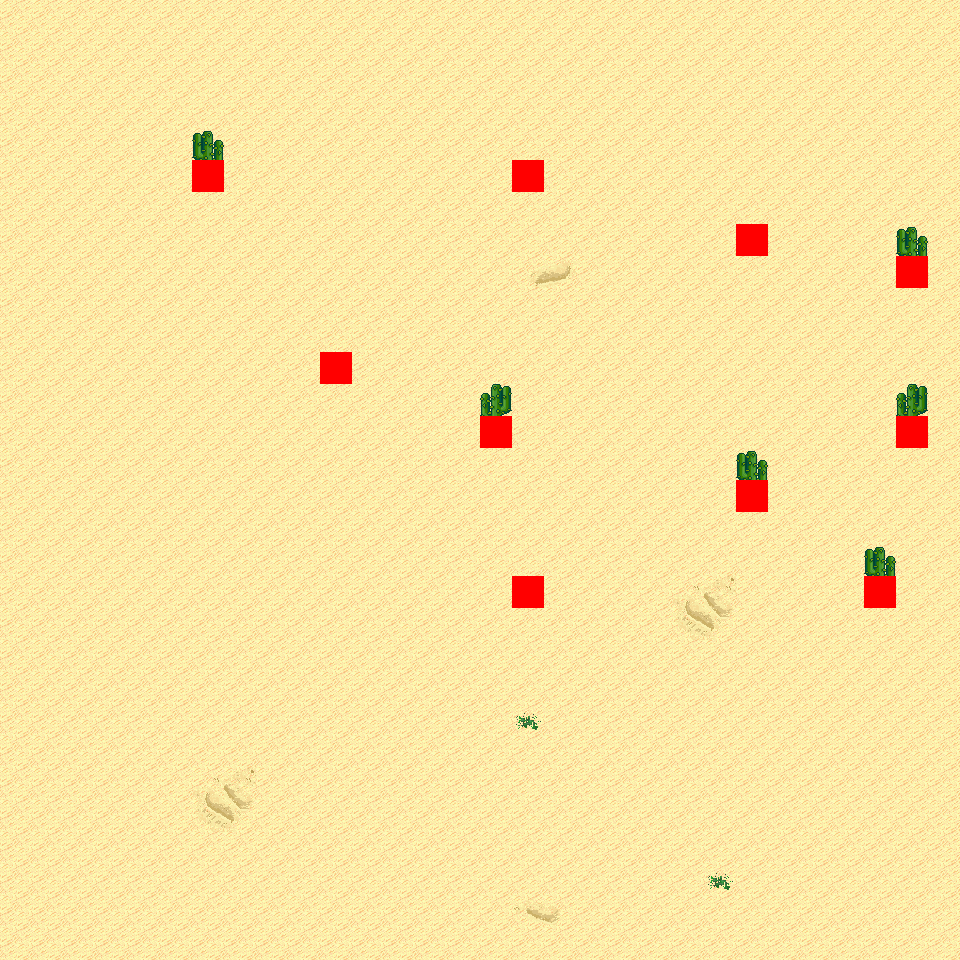

This is a level from a 2D game, rendered from its Tiled map with the project's own tilesets. A one-line summary and the map file follow, with tile-layer data summarised:
An orthogonal 30x30 tile map with 32x32 px tiles, 6 tile layers (Ground, Object, Object2, Above, ...), 8 tilesets and 3 objects (3x mapExit).

<map version="1.0" orientation="orthogonal" renderorder="right-down" width="30" height="30" tilewidth="32" tileheight="32" nextobjectid="4">
  <tileset firstgid="1" name="tileset_logic_collision" tilewidth="32" tileheight="32" tilecount="1" columns="1">
    <image source="../drawable/tileset_logic_collision.png" width="32" height="32" />
  </tileset>
  <tileset firstgid="2" name="tileset_ground_ground" tilewidth="32" tileheight="32" tilecount="33" columns="3">
    <image source="../drawable/tileset_ground_ground.png" width="96" height="352" />
  </tileset>
  <tileset firstgid="35" name="tileset_ground_ridge_earth_pale" tilewidth="32" tileheight="32" tilecount="96" columns="12">
    <image source="../drawable/tileset_ground_ridge_earth_pale.png" width="384" height="256" />
  </tileset>
  <tileset firstgid="131" name="tileset_ground_ridge_earth_dark" tilewidth="32" tileheight="32" tilecount="96" columns="12">
    <image source="../drawable/tileset_ground_ridge_earth_dark.png" width="384" height="256" />
  </tileset>
  <tileset firstgid="227" name="tileset_terrain_desert" tilewidth="32" tileheight="32" tilecount="88" columns="8">
    <image source="../drawable/tileset_terrain_desert.png" width="256" height="352" />
  </tileset>
  <tileset firstgid="315" name="tileset_plant_tree_tree_darkgreen" tilewidth="32" tileheight="32" tilecount="88" columns="8">
    <image source="../drawable/tileset_plant_tree_tree_darkgreen.png" width="256" height="352" />
  </tileset>
  <tileset firstgid="403" name="tileset_plant_cactus_2" tilewidth="32" tileheight="32" tilecount="10" columns="5">
    <image source="../drawable/tileset_plant_cactus_2.png" width="160" height="64" />
  </tileset>
  <tileset firstgid="413" name="tileset_ground_sand_2" tilewidth="32" tileheight="32" tilecount="15" columns="5">
    <image source="../drawable/tileset_ground_sand_2.png" width="160" height="96" />
  </tileset>
  <layer name="Ground" width="30" height="30">
    <data>[900 cells, 900 non-empty, 10 distinct tile ids]</data>
  </layer>
  <layer name="Object" width="30" height="30">
    <data>[900 cells, 10 non-empty, 3 distinct tile ids]</data>
  </layer>
  <layer name="Object2" width="30" height="30">
    <data>[900 cells, 0 non-empty, 0 distinct tile ids]</data>
  </layer>
  <layer name="Above" width="30" height="30">
    <data>[900 cells, 6 non-empty, 2 distinct tile ids]</data>
  </layer>
  <layer name="Above2" width="30" height="30">
    <data>[900 cells, 0 non-empty, 0 distinct tile ids]</data>
  </layer>
  <layer name="Walkable" width="30" height="30">
    <data>[900 cells, 10 non-empty, 1 distinct tile ids]</data>
  </layer>
  <objectgroup name="MapEvents">
    <object id="1" name="south" type="mapExit" x="0" y="928" width="960" height="32">
      <properties>
        <property name="map" value="level_0_x20_y146" />
        <property name="x" value="0" />
        <property name="y" value="1" />
      </properties>
    </object>
    <object id="2" name="west" type="mapExit" x="0" y="0" width="32" height="960">
      <properties>
        <property name="map" value="level_0_x19_y145" />
        <property name="x" value="28" />
        <property name="y" value="0" />
      </properties>
    </object>
    <object id="3" name="east" type="mapExit" x="928" y="0" width="32" height="960">
      <properties>
        <property name="map" value="level_0_x21_y145" />
        <property name="x" value="1" />
        <property name="y" value="0" />
      </properties>
    </object>
  </objectgroup>
</map>
